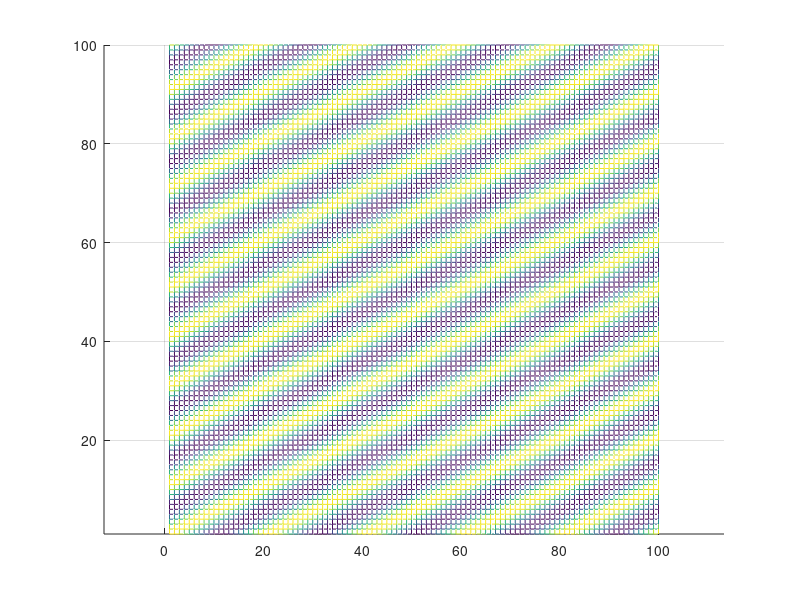

MATLAB code for this plot: (Note: this script raises an error after producing the figure.)
Ta = 0.05;
x1 = [0 : Ta : 5-Ta]';
x2 = [0 : Ta : 5-Ta]';
y = zeros(length(x2),length(x1));
z = zeros(length(x2),length(x1));

for n=1:length(x1)
    y(:,n) = cos(2*pi*(x1(n)-2*x2));
    z(:,n) = cos(2*pi*sqrt(x1(n)^2+x2.^2));
end
mesh(y);
view(2);
axis equal;
figure();
Espetro2(y,2);
figure();
mesh(z);
view(2);
axis equal;
figure();
Espetro2(z,2);